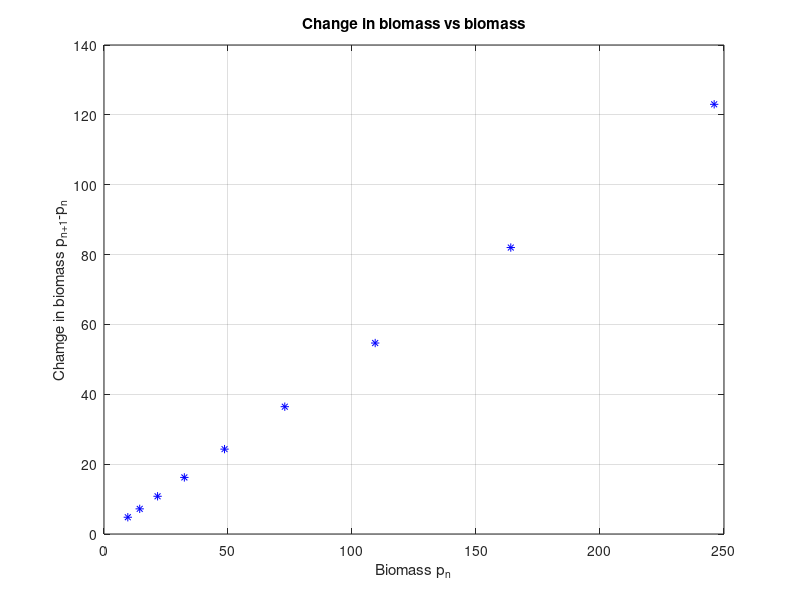

Write the MATLAB code that produced this figure.
clc; clear all; close all;
n=10;
p=zeros(n,1);
dp=zeros(n,1);
p(1)=9.6;
for i=2:n
    p(i)=1.5*p(i-1);
    dp(i-1)=0.5*p(i-1); %0.5*Pn (penjelasan dibawah)
end
figure(1);
plot(p(1:n-1,1), dp(1:n-1,1), 'b*');
grid on;
title('Change in biomass vs biomass');
xlabel('Biomass p_n');
ylabel('Chamge in biomass p_{n+1}-p_n');

% APn=(Pn-1 - Pn)=k*Pn=0.5*Pn
% k=(y1-y2)/(x2-x1)=(48-23.9)/(119.1-71.1)=0.5